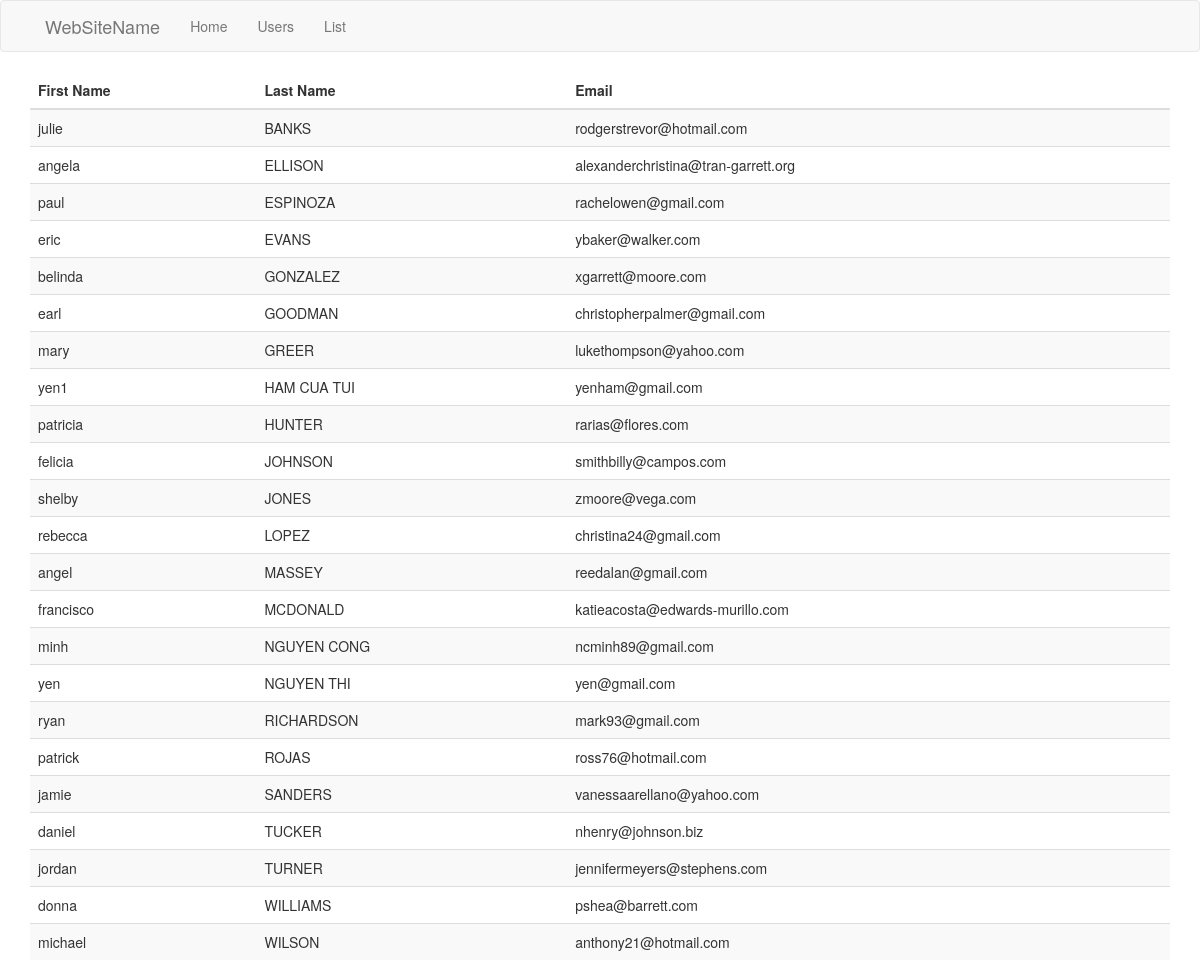
The page /appTwo/users_list on the database its author committed.
### appTwo/models.py (models this page shows, shortened)
class User(models.Model):
    first_name = models.CharField(max_length=264, unique=True)
    last_name = models.CharField(max_length=264, unique=True)
    email = models.EmailField(unique=True)

### appTwo/views.py (the view)
def users_list(request):
    users_list = User.objects.order_by('last_name')
    return render(request,"appTwo/user_list.html",{"users":users_list})

### template/appTwo/user_list.html
{% extends "appTwo/base.html" %}
  {% block body_block %}
  <table class="table table-striped">
    {% if users %}
    <thead>
      <th>First Name</th>
      <th>Last Name</th>
      <th>Email</th>
    </thead>
    {% for user in users%}
    <tr>
      <td>{{user.first_name|lower}}</td>
      <td>{{user.last_name|upper}}</td>
      <td>{{user.email}}</td>
    </tr>
    {%endfor%}
  </table>
  {%else%}
  <p>No Data</p>
  {%endif%}
  {% endblock %}

### template/appTwo/base.html (shortened to what this page needs)
<!DOCTYPE html>
{% load static %}
<html>
  <head>
    <link rel="stylesheet" href="https://maxcdn.bootstrapcdn.com/bootstrap/3.3.7/css/bootstrap.min.css">
    <link rel="stylesheet" href="{% static 'css/myStyle.css'%}">
  </head>
  <body>
    <nav class="navbar navbar-default">
      <div class="container">
        <div class="container-fluid">
          <div class="navbar-header">
            <a class="navbar-brand" href="{% url 'index' %}">WebSiteName</a>
          </div>
          <ul class="nav navbar-nav">
            <li><a href="{% url 'index' %}">Home</a></li>
            <li><a href="{% url 'appTwo:users' %}">Users</a></li>
            <li><a href="{% url 'appTwo:users_list' %}">List</a></li>
          </ul>
        </div>
      </div>
    </nav>
    <div class="container">
      {% block body_block %}
      {% endblock %}
    </div>
  </body>
</html>

### rows shown on the page
User: first_name "julie", last_name "BANKS", email "rodgerstrevor@hotmail.com"
User: first_name "angela", last_name "ELLISON", email "alexanderchristina@tran-garrett.org"
User: first_name "paul", last_name "ESPINOZA", email "rachelowen@gmail.com"
User: first_name "eric", last_name "EVANS", email "ybaker@walker.com"
User: first_name "belinda", last_name "GONZALEZ", email "xgarrett@moore.com"
User: first_name "earl", last_name "GOODMAN", email "christopherpalmer@gmail.com"
User: first_name "mary", last_name "GREER", email "lukethompson@yahoo.com"
User: first_name "yen1", last_name "HAM CUA TUI", email "yenham@gmail.com"
User: first_name "patricia", last_name "HUNTER", email "rarias@flores.com"
User: first_name "felicia", last_name "JOHNSON", email "smithbilly@campos.com"
User: first_name "shelby", last_name "JONES", email "zmoore@vega.com"
User: first_name "rebecca", last_name "LOPEZ", email "christina24@gmail.com"
User: first_name "angel", last_name "MASSEY", email "reedalan@gmail.com"
User: first_name "francisco", last_name "MCDONALD", email "katieacosta@edwards-murillo.com"
User: first_name "minh", last_name "NGUYEN CONG", email "ncminh89@gmail.com"
User: first_name "yen", last_name "NGUYEN THI", email "yen@gmail.com"
User: first_name "ryan", last_name "RICHARDSON", email "mark93@gmail.com"
User: first_name "patrick", last_name "ROJAS", email "ross76@hotmail.com"
User: first_name "jamie", last_name "SANDERS", email "vanessaarellano@yahoo.com"
User: first_name "daniel", last_name "TUCKER", email "nhenry@johnson.biz"
User: first_name "jordan", last_name "TURNER", email "jennifermeyers@stephens.com"
User: first_name "donna", last_name "WILLIAMS", email "pshea@barrett.com"
User: first_name "michael", last_name "WILSON", email "anthony21@hotmail.com"
